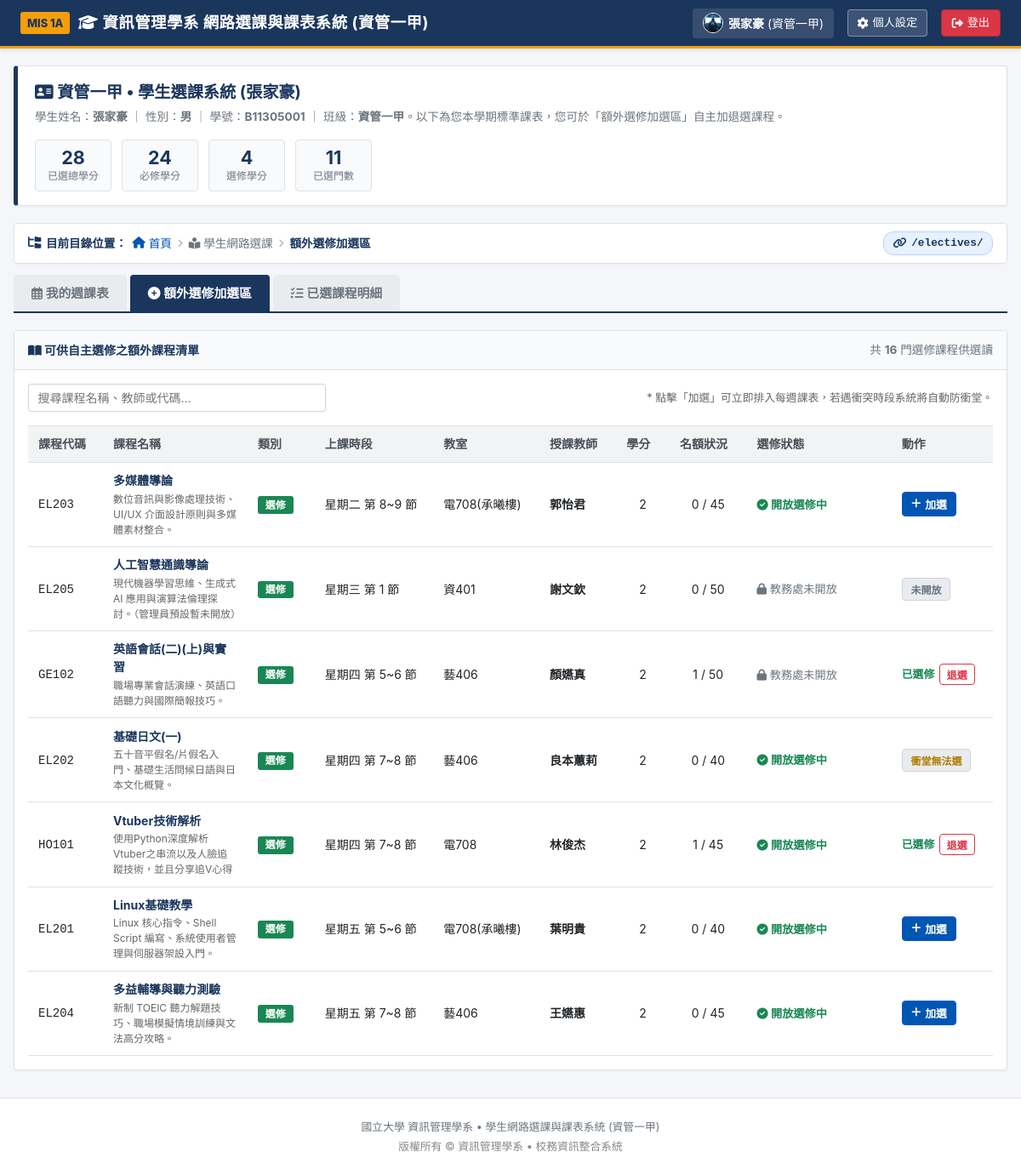
Before: /electives/ (signed in) with the older database file.
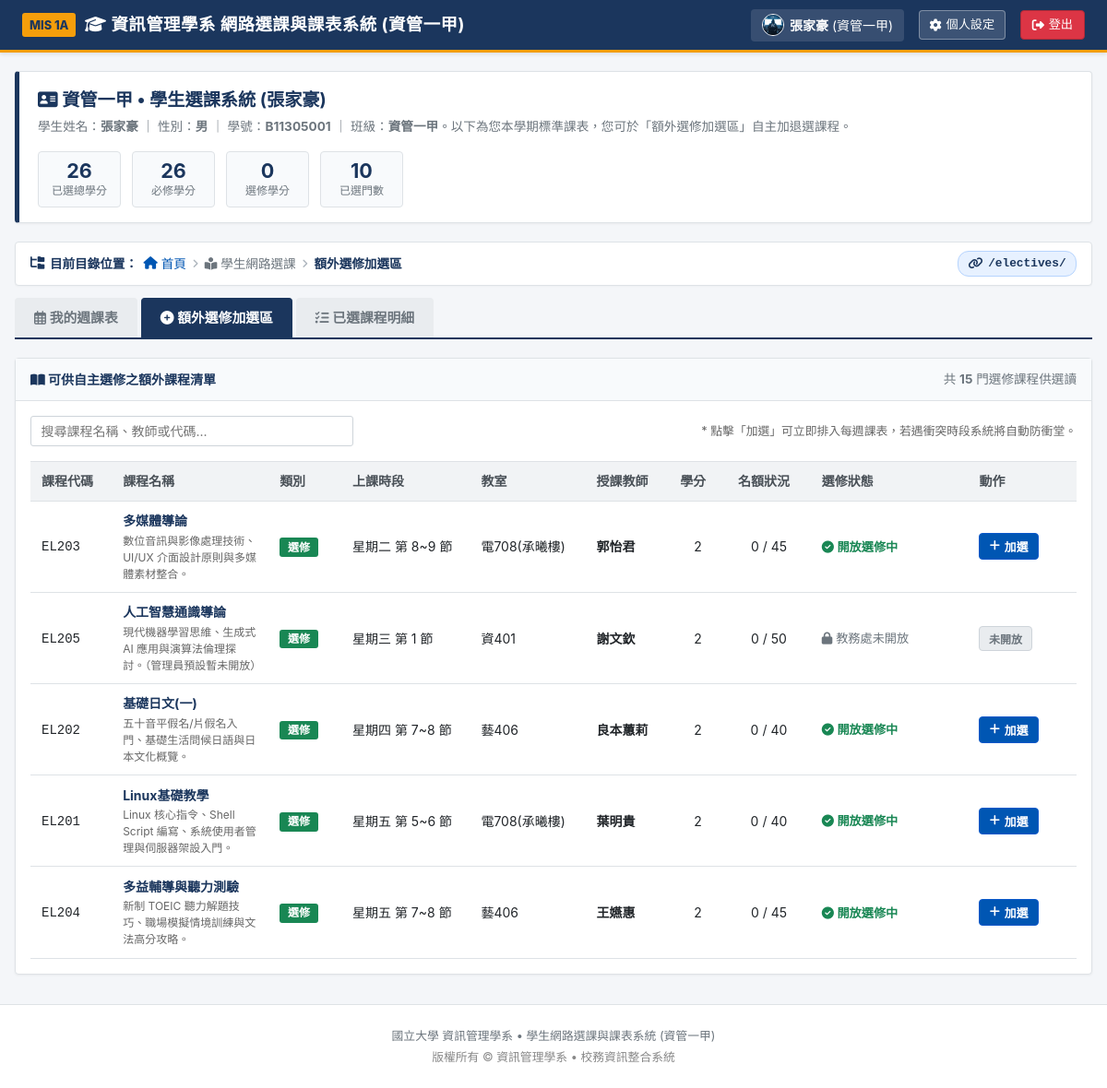
After: the same page with the newer database file.
### pages/models.py (models this page shows, shortened)
class Course(models.Model):
    CATEGORY_CHOICES = [
        ('REQUIRED', '必修'),
        ('ELECTIVE', '選修'),
    ]
    DAY_CHOICES = [
        (1, '星期一'),
        (2, '星期二'),
        (3, '星期三'),
        (4, '星期四'),
        (5, '星期五'),
    ]
    code = models.CharField(max_length=20, unique=True, verbose_name="課程代碼")
    name = models.CharField(max_length=100, verbose_name="課程名稱")
    teacher = models.CharField(max_length=50, verbose_name="授課教師")
    classroom = models.CharField(max_length=50, verbose_name="上課教室")
    credits = models.PositiveIntegerField(default=2, verbose_name="學分數")
    category = models.CharField(max_length=10, choices=CATEGORY_CHOICES, default='ELECTIVE', verbose_name="課程屬性")
    day_of_week = models.PositiveSmallIntegerField(choices=DAY_CHOICES, default=1, verbose_name="上課星期")
    start_period = models.PositiveSmallIntegerField(default=1, verbose_name="開始節次")
    end_period = models.PositiveSmallIntegerField(default=1, verbose_name="結束節次")
    is_open_for_enrollment = models.BooleanField(default=True, verbose_name="開放學生選修")
    max_students = models.PositiveIntegerField(default=50, verbose_name="選課人數上限")
    description = models.TextField(blank=True, default="", verbose_name="課程描述")
    color_tag = models.CharField(max_length=30, default="indigo", verbose_name="代表顏色")
    class Meta:
        ordering = ['day_of_week', 'start_period', 'code']
        verbose_name = "課程"
        verbose_name_plural = "課程列表"
    @property
    def period_display(self):
        day_str = dict(self.DAY_CHOICES).get(self.day_of_week, '')
        if self.start_period == self.end_period:
            return f"{day_str} 第 {self.start_period} 節"
        return f"{day_str} 第 {self.start_period}~{self.end_period} 節"
    @property
    def current_enrolled_count(self):
        return self.enrollments.count()

### pages/views.py (the view, shortened to what this page needs)
# urls.py: path('', views.index, name='index'),
def index(request, tab=None):
    if not User.objects.filter(username__in=['admin', 'student']).exists() or not Course.objects.exists():
        init_demo_data()
    if not request.user.is_authenticated:
        return redirect('pages:login')
    is_admin = request.user.is_staff or request.user.username == 'admin'
    query_tab = request.GET.get('tab')
    active_tab = tab or ('admin_courses' if is_admin else 'timetable')
    all_courses = Course.objects.all().prefetch_related('enrollments')
    if not is_admin:
        user_enrollments = Enrollment.objects.filter(user=request.user).select_related('course')
        enrolled_courses = [e.course for e in user_enrollments]
        enrolled_course_ids = {c.id for c in enrolled_courses}
    else:
        enrolled_courses = list(all_courses)
        enrolled_course_ids = {c.id for c in all_courses}
    timetable = {p['period']: {d['day']: None for d in DAYS_INFO} for p in PERIOD_INFO}
    courses_to_plot = enrolled_courses if not is_admin else [c for c in all_courses if c.category == 'REQUIRED']
    for course in courses_to_plot:
        day = course.day_of_week
        start_p = course.start_period
        end_p = course.end_period
        span = end_p - start_p + 1
        if start_p in timetable and day in timetable[start_p]:
            timetable[start_p][day] = {
                'type': 'course',
                'course': course,
                'rowspan': span,
                'is_start': True,
            }
            for p in range(start_p + 1, end_p + 1):
                if p in timetable and day in timetable[p]:
                    timetable[p][day] = {'type': 'occupied'}
    elective_courses_data = []
    for c in all_courses:
        is_enrolled = c.id in enrolled_course_ids
        conflict_with = None
        if not is_enrolled and not is_admin:
            for ec in enrolled_courses:
                if check_time_conflict(c, ec):
                    conflict_with = ec
                    break
        elective_courses_data.append({
            'course': c,
            'is_enrolled': is_enrolled,
            'is_open': c.is_open_for_enrollment,
            'conflict_with': conflict_with,
            'is_full': c.current_enrolled_count >= c.max_students,
        })
    total_credits = sum(c.credits for c in enrolled_courses)
    required_credits = sum(c.credits for c in enrolled_courses if c.category == 'REQUIRED')
    elective_credits = sum(c.credits for c in enrolled_courses if c.category == 'ELECTIVE')
    total_courses_count = all_courses.count()
    open_courses_count = all_courses.filter(is_open_for_enrollment=True).count()
    default_teachers = [
        '黃燕萍', '李俞麟', '唐日新', '林俊杰', '丁慧瑩',
        '謝文欽', '陳秋良', '許佩玉', '顏嬿真', '王嬿惠',
        '葉明貴', '郭怡君'
    ]
    db_teachers = list(Course.objects.values_list('teacher', flat=True).distinct())
    teachers_list = sorted(list({t.strip() for t in (default_teachers + db_teachers) if t and t.strip()}))
    students_list = []
    context = {
        'is_admin': is_admin,
        'period_info': PERIOD_INFO,
        'days_info': DAYS_INFO,
        'timetable': timetable,
        'all_courses': all_courses,
        'enrolled_courses': enrolled_courses,
        'elective_courses_data': elective_courses_data,
        'total_credits': total_credits,
        'required_credits': required_credits,
        'elective_credits': elective_credits,
        'course_count': len(enrolled_courses),
        'total_courses_count': total_courses_count,
        'open_courses_count': open_courses_count,
        'teachers_list': teachers_list,
        'students_list': students_list,
        'tab': active_tab,
    }
    return render(request, 'index.html', context)

### pages/models.py (called while the page is built)
    @property
    def avatar_url(self):
        if self.avatar:
            try:
                return self.avatar.url
            except Exception:
                pass
        return '/static/image/preview.webp'

### pages/views.py (called while the page is built)
def check_time_conflict(course_a, course_b):
    if course_a.id == course_b.id:
        return False
    if course_a.day_of_week != course_b.day_of_week:
        return False
    return max(course_a.start_period, course_b.start_period) <= min(course_a.end_period, course_b.end_period)

### templates/index.html (shortened to what the changed rows need)
{% extends 'base.html' %}
{% load static %}
{% block content %}
<div class="info-header-card">
    <div class="info-stats-row">
        {% if not is_admin %}
            <div class="info-stat-box">
                <div class="info-stat-value">{{ total_credits }}</div>
                <div class="info-stat-label">已選總學分</div>
            </div>
            <div class="info-stat-box">
                <div class="info-stat-value">{{ required_credits }}</div>
                <div class="info-stat-label">必修學分</div>
            </div>
            <div class="info-stat-box">
                <div class="info-stat-value">{{ elective_credits }}</div>
                <div class="info-stat-label">選修學分</div>
            </div>
            <div class="info-stat-box">
                <div class="info-stat-value">{{ course_count }}</div>
                <div class="info-stat-label">已選門數</div>
            </div>
        {% endif %}
    </div>
</div>
{% if not is_admin %}
<div class="tab-pane" id="pane-tab-electives" {% if tab != 'electives' %}style="display: none;"{% endif %}>
    <div class="card-classic">
        <div class="card-classic-header">
            <div>
                <i class="fa-solid fa-book-open"></i> 可供自主選修之額外課程清單
            </div>
            <div style="font-weight: normal; font-size: 0.85rem; color: var(--text-muted);">
                共 <strong>{{ elective_courses_data|length }}</strong> 門選修課程供選讀
            </div>
        </div>
        <div class="card-classic-body">
            <div style="margin-bottom: 1rem; display: flex; justify-content: space-between; align-items: center; flex-wrap: wrap; gap: 0.5rem;">
                <input type="text" id="electiveSearchInput" class="form-control" style="max-width: 350px;" placeholder="搜尋課程名稱、教師或代碼..." onkeyup="filterElectiveRows()">
                <div style="font-size: 0.8rem; color: #666;">
                    * 點擊「加選」可立即排入每週課表，若遇衝突時段系統將自動防衝堂。
                </div>
            </div>
            <div style="overflow-x: auto;">
                <table class="electives-table" id="electivesTable">
                    <thead>
                        <tr>
                            <th class="col-code">課程代碼</th>
                            <th class="col-name">課程名稱</th>
                            <th class="col-category">類別</th>
                            <th class="col-time">上課時段</th>
                            <th class="col-room">教室</th>
                            <th class="col-teacher">授課教師</th>
                            <th class="col-credits">學分</th>
                            <th class="col-enrolled">名額狀況</th>
                            <th class="col-toggle">選修狀態</th>
                            <th class="col-actions">動作</th>
                        </tr>
                    </thead>
                    <tbody>
                        {% for item in elective_courses_data %}
                            {% if item.course.category == 'ELECTIVE' %}
                                <tr class="elective-table-row"
                                    data-name="{{ item.course.name|lower }}"
                                    data-teacher="{{ item.course.teacher|lower }}"
                                    data-code="{{ item.course.code|lower }}">
                                    <td><code>{{ item.course.code }}</code></td>
                                    <td>
                                        <strong style="color: var(--univ-navy);">{{ item.course.name }}</strong>
                                        <div style="font-size: 0.75rem; color: #666; margin-top: 0.15rem;">
                                            {{ item.course.description|default:"暫無簡介" }}
                                        </div>
                                    </td>
                                    <td class="col-category">
                                        <span class="badge-tag badge-elective">選修</span>
                                    </td>
                                    <td class="col-time">{{ item.course.period_display }}</td>
                                    <td>{{ item.course.classroom }}</td>
                                    <td><strong>{{ item.course.teacher }}</strong></td>
                                    <td style="text-align: center;">{{ item.course.credits }}</td>
                                    <td style="text-align: center;">
                                        {{ item.course.current_enrolled_count }} / {{ item.course.max_students }}
                                    </td>
                                    <td class="col-toggle">
                                        {% if item.is_open %}
                                            <span style="color: var(--success); font-weight: 600; font-size: 0.825rem;">
                                                <i class="fa-solid fa-circle-check"></i> 開放選修中
                                            </span>
                                        {% else %}
                                            <span style="color: #6c757d; font-size: 0.825rem;">
                                                <i class="fa-solid fa-lock"></i> 教務處未開放
                                            </span>
                                        {% endif %}
                                    </td>
                                    <td class="col-actions">
                                        {% if item.is_enrolled %}
                                            <div style="display: flex; align-items: center; gap: 0.35rem;">
                                                <span style="color: var(--success); font-size: 0.8rem; font-weight: 700;">已選修</span>
                                                <form action="{% url 'pages:drop_course' item.course.id %}" method="POST" onsubmit="return confirm('確定要退選【{{ item.course.name }}】嗎？');">
                                                    <button type="submit" class="btn btn-outline-danger" style="padding: 0.2rem 0.5rem; font-size: 0.75rem;">
                                                        退選
                                                    </button>
                                                </form>
                                            </div>
                                        {% elif not item.is_open %}
                                            <button type="button" class="btn btn-disabled" style="padding: 0.25rem 0.6rem; font-size: 0.75rem;" disabled>
                                                未開放
                                            </button>
                                        {% elif item.conflict_with %}
                                            <button type="button" class="btn btn-disabled" style="padding: 0.25rem 0.6rem; font-size: 0.75rem; color: #b07d00;" disabled title="與【{{ item.conflict_with.name }}】時段衝突">
                                                衝堂無法選
                                            </button>
                                        {% elif item.is_full %}
                                            <button type="button" class="btn btn-disabled" style="padding: 0.25rem 0.6rem; font-size: 0.75rem;" disabled>
                                                額滿
                                            </button>
                                        {% else %}
                                            <form action="{% url 'pages:enroll_course' item.course.id %}" method="POST">
                                                <button type="submit" class="btn btn-primary" style="padding: 0.25rem 0.65rem; font-size: 0.8rem;" id="btn-enroll-{{ item.course.id }}">
                                                    <i class="fa-solid fa-plus"></i> 加選
                                                </button>
                                            </form>
                                        {% endif %}
                                    </td>
                                </tr>
                            {% endif %}
                        {% endfor %}
                    </tbody>
                </table>
            </div>
        </div>
    </div>
</div>
{% endif %}
{% endblock %}

Changed rows visible on the page:
removed Course: course.code "GE102", course.name "英語會話(二)(上)與實習", course.description "職場專業會話演練、英語口語聽力與國際簡報技巧。", course.period_display "星期四 第 5~6 節", course.classroom "藝406", course.teacher "顏嬿真", course.credits "2", course.current_enrolled_count "1", course.max_students "50", shows "教務處未開放"
removed Course: course.code "HO101", course.name "Vtuber技術解析", course.description "使用Python深度解析Vtuber之串流以及人臉追蹤技術，並且分享追V心得", course.period_display "星期四 第 7~8 節", course.classroom "電708", course.teacher "林俊杰", course.credits "2", course.current_enrolled_count "1", course.max_students "45", shows "開放選修中"
Other visible differences:
{{ total_credits }}: "28" → "26"
{{ required_credits }}: "24" → "26"
{{ elective_credits }}: "4" → "0"
{{ course_count }}: "11" → "10"
{{ elective_courses_data|length }}: "16" → "15"
